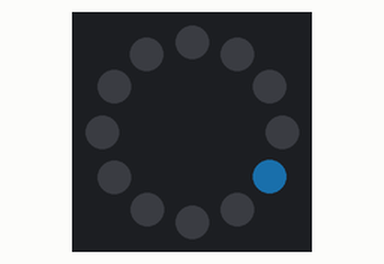
Recording of a program running on a simulated Raspberry Pi Pico running MicroPython. Shown: 12 RGB LEDs in a ring, first at the top, clockwise. Dim RGB values are drawn brighter than linear; random numbers come from a fixed seed.

Above: at 1.06 s.
At 5.86 s:
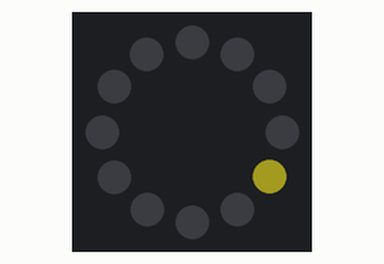
At 10.66 s:
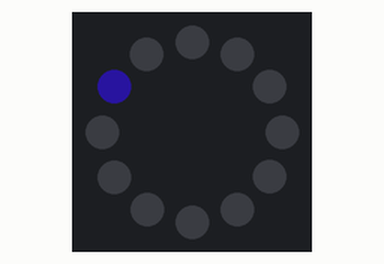
At 20.37 s:
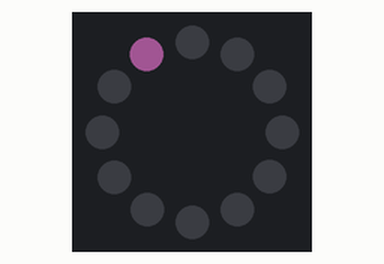
At 30.38 s:
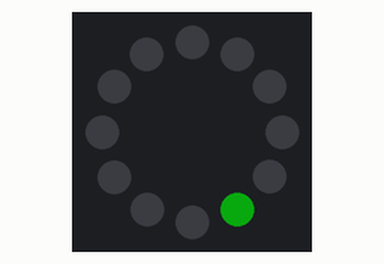
At 39.78 s:
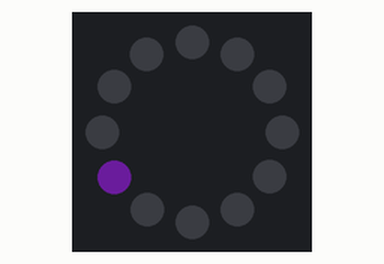

The program:

e08_ring.py
```python
# Imports
import random
import time

from machine import ADC, Pin
from neopixel import NeoPixel

# Define the strip pin number (2) and number of LEDs (12)
ring = NeoPixel(Pin(15), 12)

# Turn off all LEDs before program start
ring.fill((0, 0, 0))
ring.write()
time.sleep(1)

while True:
    # Select a random LED
    randomled = random.randint(0, 11)

    # Create random RGB values
    r = random.randint(0, 50)
    g = random.randint(0, 50)
    b = random.randint(0, 50)

    # Light the random LED in a random colour
    ring[randomled] = (r, g, b)
    ring.write()

    # Show the light for this long
    time.sleep(0.05)

    # Clear the ring at the end of each loop
    ring.fill((0, 0, 0))
    ring.write()
```
